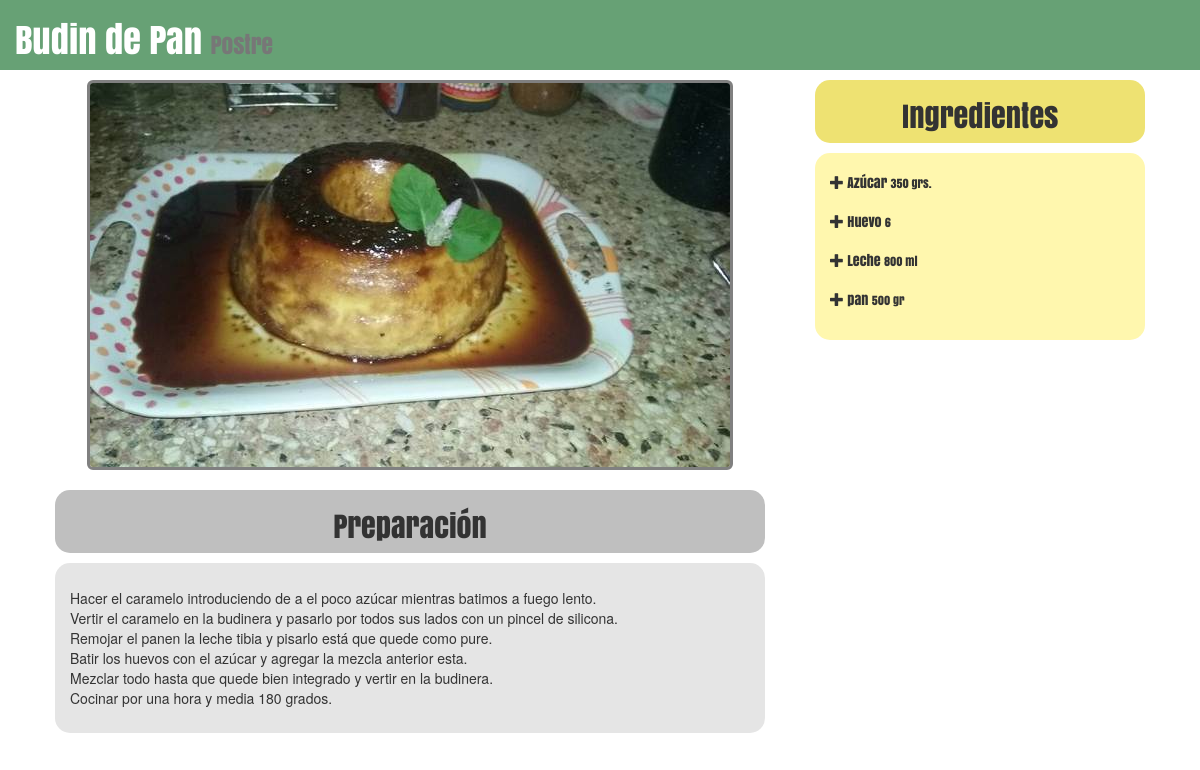
Screenshot of /recetario/recetas/13/ with the database file from the repository.
### recetario/models.py (models this page shows, shortened)
class Receta(models.Model):
	nombre = models.CharField(max_length=40)
	categoria = models.ForeignKey(Categoria)
	image = models.ImageField(verbose_name='Foto',upload_to='images/', blank=True, null=True)
	ingredientes = models.ManyToManyField(Ingrediente, through='DetalleReceta')
	preparacion = models.TextField()
	def image_tag(self):
		return u'<a target="_blank" href="{0}/{1}"><img class="img-rounded img-responsive" alt="No hay imagen" src="{0}/{1}" /></a>'.format(settings.MEDIA_URL, self.image.name)
	image_tag.short_description = 'Image'
	image_tag.allow_tags = True

class Categoria(models.Model):
	nombre = models.CharField(max_length=20)

class DetalleReceta(models.Model):
	cantidad = models.CharField(max_length=20)
	receta = models.ForeignKey(Receta)
	ingrediente = models.ForeignKey(Ingrediente)
	class Meta:
		verbose_name = 'Detalle Ingrediente'
		verbose_name_plural = 'Detalle Ingredientes'

class Ingrediente(models.Model):
	nombre = models.CharField(max_length=30)
	gluten = models.BooleanField(default=False, verbose_name='Contiene gluten?')
	def __unicode__(self):
		return self.nombre

### recetario/views.py (the view)
# urls.py: url(r'^recetas/(?P<pk>[0-9]+)/$', views.RecetaDetail.as_view(), name='detallereceta'),
class RecetaDetail(generic.DetailView):
    model = Receta
    context_object_name = 'receta'

### recetario/templates/recetario/receta_detail.html (shortened to what this page needs)
{% load staticfiles %}
<html>
<head>
	<link rel="stylesheet" href="{% static 'recetario/css/bootstrap.css' %}" type="text/css">
	<link rel="stylesheet" href="{% static 'recetario/css/font.css' %}" type="text/css">
	<link rel="stylesheet" href="{% static 'recetario/css/stylesheet.css' %}" type="text/css">
</head>
<body>
	<header id="receta-header">
		<div class="container">
			<div class="row">
				<h1>{{ receta.nombre }} <small>{{ receta.categoria.nombre }}</small></h1>
			</div>
		</div>
	</header>
	<section>
		<div class="container">
			<div class="col-xs-6 col-sm-7 col-md-8 col-lg-8">
				<div class="row" align="center">
					<img class="img img-responsive img-rounded" src="/media/{{ receta.image }}" alt="No hay imagen" width="" height="auto">
				</div>
				<div id="preparacion-header" class="row">
					<h2 class="text-center">Preparación</h2>
				</div>
				<div id="preparacion-body" class="row">
					<p>{{ receta.preparacion | linebreaks }}</p>
				</div>
			</div>
			<div class="col-xs-6 col-sm-5 col-md-4 col-lg-4">
				<div id="ingredientes-header" class="row">
					<h2 class="text-center">Ingredientes</h2>
				</div>
				<div id="ingredientes-list" class="row">
					<ul class="list-group">
					{% for detalle in receta.detallereceta_set.all %}
						<li class="list-group-item"><span class="glyphicon glyphicon-plus"></span> {{ detalle.ingrediente }} <small>{{ detalle.cantidad }}</small></li>
					{% endfor %}
					</ul>
				</div>
			</div>
		</div>
	</section>
</body>
</html>

### recetario/static/recetario/css/stylesheet.css (style rules this page uses)
header { background-color: #67A175; color: white; font-family: 'Anton', sans-serif; }
#ingredientes-header { margin: 10px; background-color: #EEE272; border-radius: 15px; font-family: 'Anton', sans-serif; }
#ingredientes-list { margin: 10px; background-color: #FFF7AE; border-radius: 15px; font-family: 'Anton', sans-serif; }
#ingredientes-list > ul { margin-top: 10px; }
#ingredientes-list > ul > li { background-color: transparent; border: None; }
#preparacion-header { font-family: 'Anton', sans-serif; background-color: #BFBFBF; border-radius: 15px; margin: 10px; }
#preparacion-body { background-color: #E5E5E5; border-radius: 15px; margin: 10px; padding: 15px; }
img { margin: 10px; border: 10px solid grey; border-width: medium; }

### rows the page displays
Receta: nombre "Budin de Pan", categoria.nombre "Postre", image (picture), preparacion "Hacer el caramelo introduciendo de a el poco azúcar mientras batimos a fuego lento. Vertir el caramelo en la budinera y pasarlo por todos sus lados con un pincel de silicona. Remojar el panen la leche tibia y pisarlo está que quede como pure. Batir los huevos con el azúcar y agregar la mezcla anterior esta. Mezclar todo hasta que quede bien integrado y vertir en la budinera. Cocinar por una hora y media 180 grados."
DetalleReceta: ingrediente "Azúcar", cantidad "350 grs."
DetalleReceta: ingrediente "Huevo", cantidad "6"
DetalleReceta: ingrediente "Leche", cantidad "800 ml"
DetalleReceta: ingrediente "pan", cantidad "500 gr"
